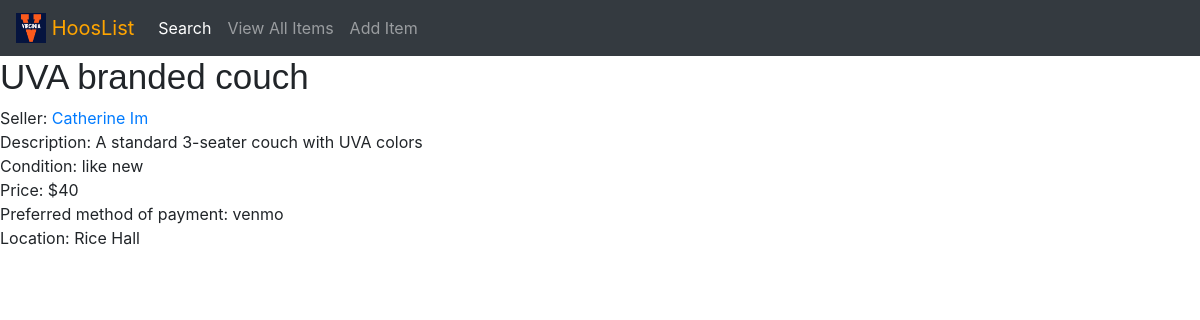
The page /marketplace/1/ on the database as committed earlier.
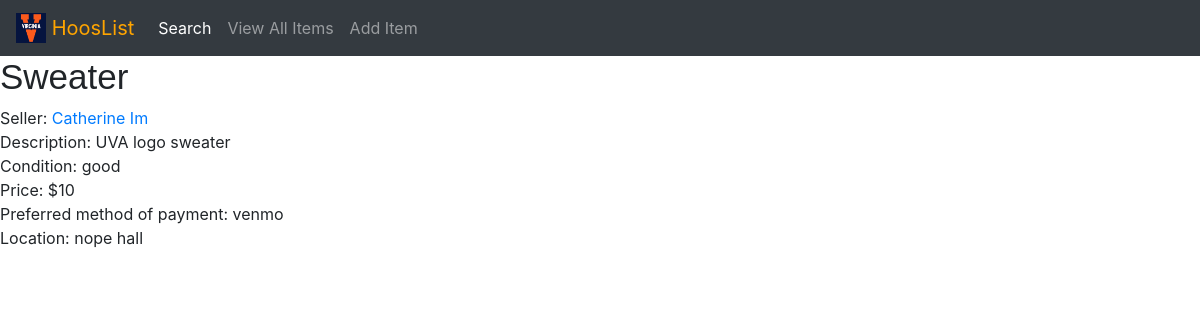
The same page on the database as committed later.
### marketplace/models.py (models this page shows, shortened)
class Item(models.Model):
    item_name = models.CharField (max_length=200)
    seller = models.ForeignKey(Seller, on_delete=models.CASCADE)
    item_description = models.CharField (max_length=1000)
    item_price = models.PositiveIntegerField(default=0)
    item_delivery = models.BooleanField(default=False)
    item_location = models.CharField(max_length=200)
    item_preferred_payment_method = models.CharField(max_length=10, choices=PAYMENT_METHODS, default='venmo')
    item_condition = models.CharField(max_length=10, choices=CONDITION_CHOICES, default='good')
    item_sold = models.BooleanField(default=False) #private for admins and seller
    item_categories = MultiSelectField(max_length=75, choices=CATEGORIES)
    item_add_date = models.DateTimeField('date published', default=datetime.now)

class Seller(models.Model):
    seller_name = models.CharField (max_length = 50)
    seller_computing_id = models.CharField(max_length=7, default="")
    num_transactions = models.PositiveIntegerField(default=0)
    def __str__(self):
        return self.seller_name

### marketplace/views.py (the view)
# urls.py: path('<int:item_id>/', views.detail, name='detail'),
def detail(request, item_id):
    item = get_object_or_404(Item, pk=item_id)
    return render(request, 'marketplace/detail.html', {'item':item})

### marketplace/templates/marketplace/detail.html (shortened to what this page needs)
<!DOCTYPE html>
{% load static %}
<html>
	<head>
		<link rel="stylesheet" href="https://stackpath.bootstrapcdn.com/bootstrap/4.3.1/css/bootstrap.min.css">
		<link rel="stylesheet" type="text/css" href="{% static 'marketplace/style.css'%}">
	</head>
	<body>
		{% include 'marketplace/navbar.html' %}
		<h1>{{ item.item_name }}</h1>
		    Seller: <a id = "items" href="{% url 'marketplace:user' item.seller.pk %}">{{ item.seller }}</a><br>
				Description: {{item.item_description}}<br>
				Condition: {{item.item_condition}}<br>
		    Price: ${{item.item_price}}<br>
				Preferred method of payment: {{item.item_preferred_payment_method}}<br>
		    Location: {{item.item_location}}<br>
	</body>
</html>

Rows that differ between the two databases and show on the page:
changed Item "venmo": item_name "UVA branded couch" → "Sweater"; item_description "A standard 3-seater couch with UVA colors" → "UVA logo sweater"; item_condition "like new" → "good"; item_price "40" → "10"; item_location "Rice Hall" → "nope hall"
